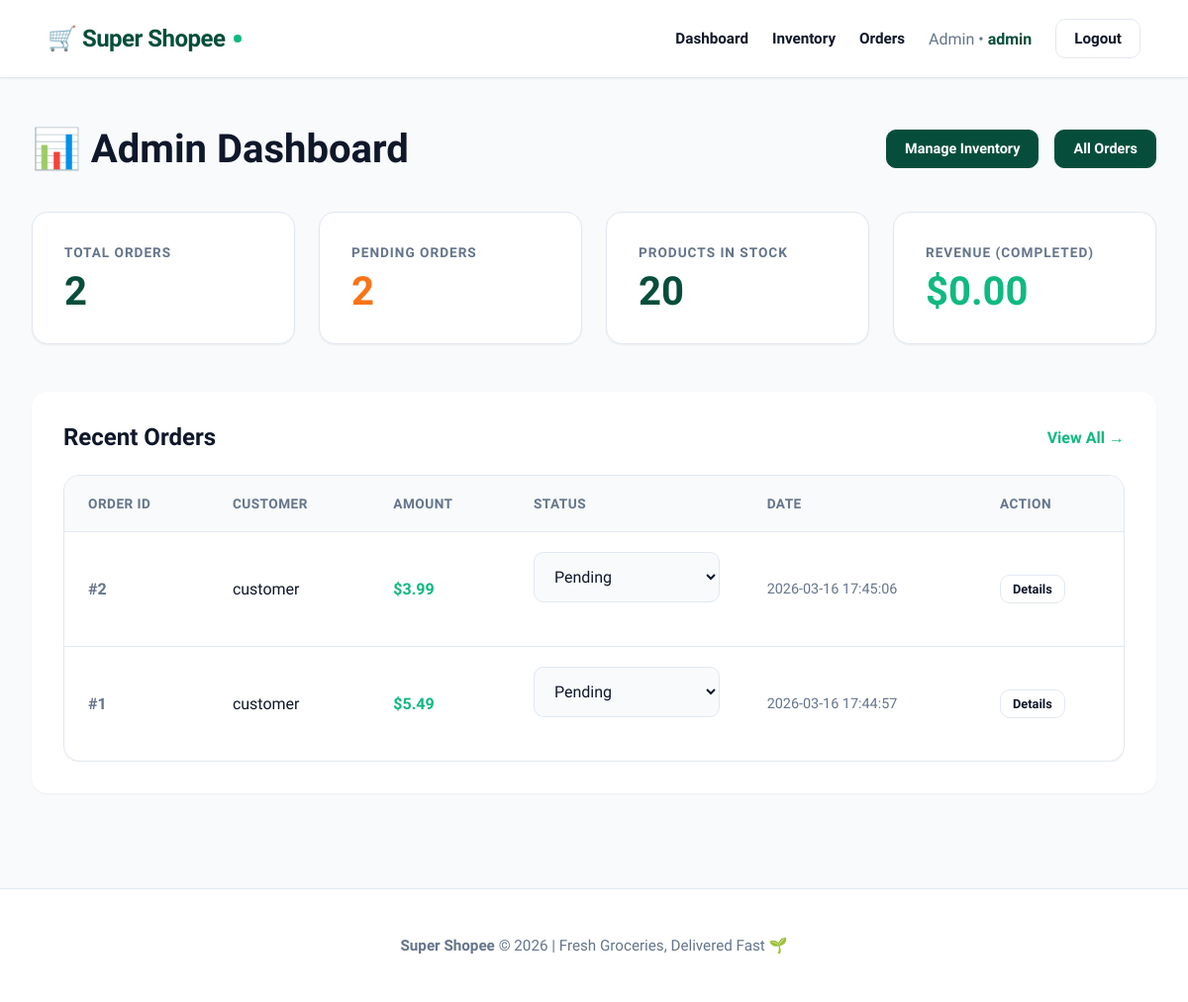
Page /admin (signed in) on the earlier database version.
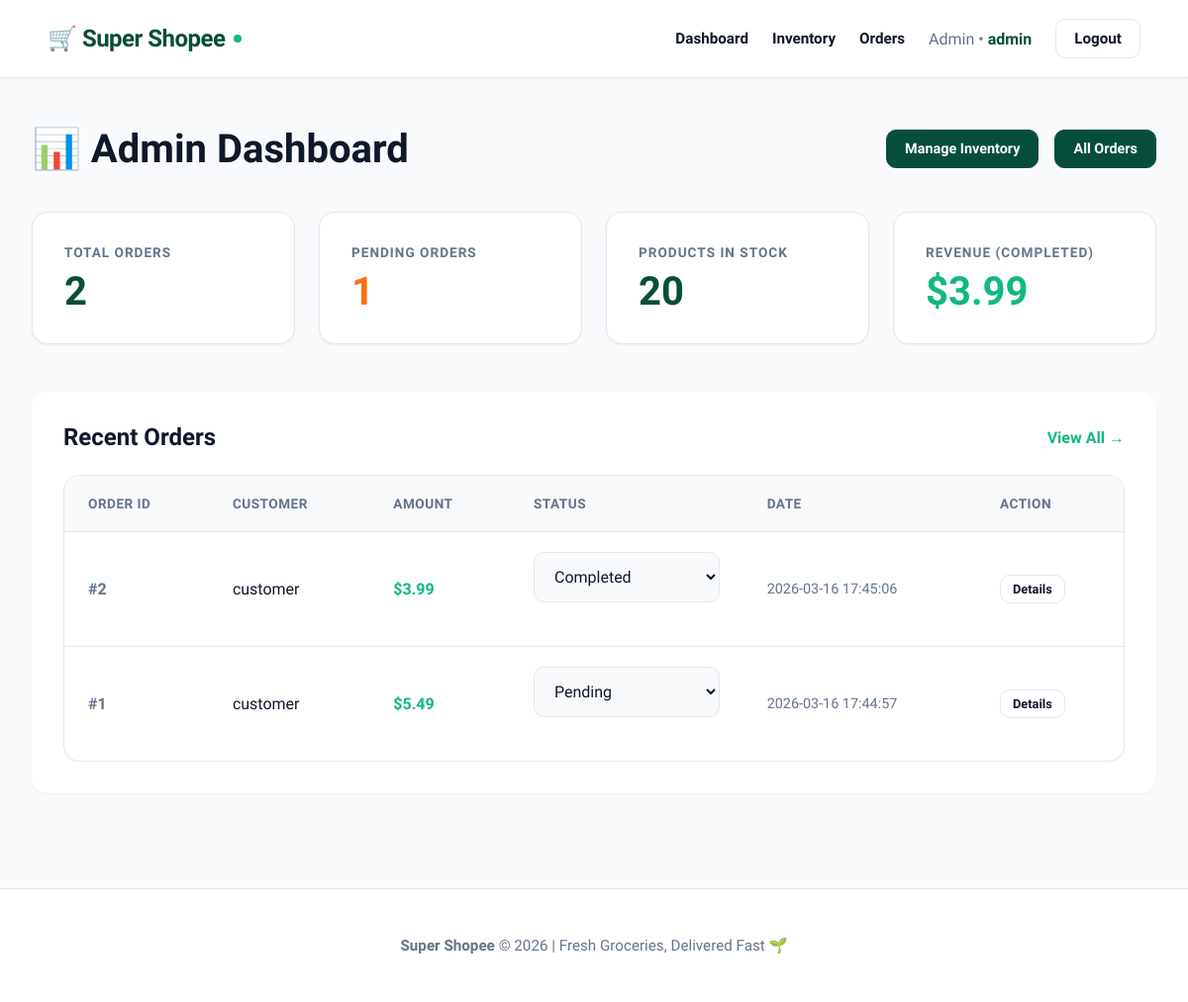
Same page on the later database version.
### tables this page shows
CREATE TABLE orders
                (
                    id
                    INTEGER
                    PRIMARY
                    KEY
                    AUTOINCREMENT,
                    customer_username
                    TEXT,
                    total_amount
                    REAL,
                    status
                    TEXT,
                    order_date
                    TEXT
                );

### app.py (the view)
@app.route("/admin")
def admin():
    if session.get("role") not in ['Admin', 'Cashier']:
        return redirect("/")
    conn = get_db()
    total_orders = conn.execute("SELECT COUNT(*) FROM orders").fetchone()[0]
    pending_orders = conn.execute("SELECT COUNT(*) FROM orders WHERE status = 'Pending'").fetchone()[0]
    total_products = conn.execute("SELECT COUNT(*) FROM products").fetchone()[0]
    total_revenue = conn.execute("SELECT SUM(total_amount) FROM orders WHERE status = 'Completed'").fetchone()[0] or 0
    orders = conn.execute("SELECT * FROM orders ORDER BY order_date DESC LIMIT 10").fetchall()
    conn.close()
    return render_template('admin.html',
                           total_orders=total_orders,
                           pending_orders=pending_orders,
                           total_products=total_products,
                           total_revenue=total_revenue,
                           orders=orders)

### app.py (called while the page is built)
def get_db():
    conn = sqlite3.connect(DB_PATH)
    conn.row_factory = sqlite3.Row
    return conn

### templates/admin.html (shortened to what this page needs)
{% extends "layout.html" %}
{% block content %}
<div class="container">
    <div style="display: flex; justify-content: space-between; align-items: center; margin-bottom: 2.5rem;">
        <h1 style="margin: 0; font-size: 2.5rem;">📊 Admin Dashboard</h1>
        <div style="display: flex; gap: 1rem;">
            <a href="/admin/inventory" class="btn-small" style="background: var(--primary); color: white; border-color: var(--primary);">Manage Inventory</a>
            <a href="/admin/orders" class="btn-small" style="background: var(--primary); color: white; border-color: var(--primary);">All Orders</a>
        </div>
    </div>
    <div class="stats-grid">
        <div class="stat-card">
            <h3>Total Orders</h3>
            <p>{{ total_orders }}</p>
        </div>
        <div class="stat-card">
            <h3>Pending Orders</h3>
            <p style="color: #f97316;">{{ pending_orders }}</p>
        </div>
        <div class="stat-card">
            <h3>Products in Stock</h3>
            <p>{{ total_products }}</p>
        </div>
        <div class="stat-card">
            <h3>Revenue (Completed)</h3>
            <p style="color: var(--accent);">${{ "%.2f"|format(total_revenue) }}</p>
        </div>
    </div>
    <div style="background: var(--surface); border-radius: var(--radius-lg); padding: 2rem; box-shadow: var(--shadow-sm); margin-bottom: 3rem;">
        <div style="display: flex; justify-content: space-between; align-items: center; margin-bottom: 1.5rem;">
            <h2 style="margin: 0;">Recent Orders</h2>
            <a href="/admin/orders" style="color: var(--accent); text-decoration: none; font-weight: 600;">View All →</a>
        </div>
        <div style="overflow-x: auto;">
            <table>
                <thead>
                    <tr>
                        <th>Order ID</th>
                        <th>Customer</th>
                        <th>Amount</th>
                        <th>Status</th>
                        <th>Date</th>
                        <th>Action</th>
                    </tr>
                </thead>
                <tbody>
                    {% for order in orders %}
                    <tr>
                        <td style="font-weight: 700; color: var(--text-muted);">#{{ order['id'] }}</td>
                        <td>{{ order['customer_username'] }}</td>
                        <td style="font-weight: 600; color: var(--accent);">${{ "%.2f"|format(order['total_amount']) }}</td>
                        <td>
                            <select class="status-select" data-order-id="{{ order['id'] }}" onchange="updateStatus(this, {{ order['id'] }})">
                                <option value="Pending" {% if order['status'] == 'Pending' %}selected{% endif %}>Pending</option>
                                <option value="Completed" {% if order['status'] == 'Completed' %}selected{% endif %}>Completed</option>
                            </select>
                        </td>
                        <td style="color: var(--text-muted); font-size: 0.9rem;">{{ order['order_date'] }}</td>
                        <td><a href="/admin/orders" class="btn-small" style="padding: 6px 12px; font-size: 0.8rem;">Details</a></td>
                    </tr>
                    {% endfor %}
                </tbody>
            </table>
        </div>
    </div>
</div>
{% endblock %}

### templates/layout.html (shortened to what this page needs)
<!DOCTYPE html>
<html>
<head>
    <link rel="stylesheet" href="{{ url_for('static', filename='style.css') }}">
</head>
<body>
    {% if 'user' in session %}
    <nav class="main-nav">
        <div class="logo">🛒 Super Shopee</div>
        <div class="nav-links">
            {% if session.get('role') == 'Customer' %}
                <a href="/customer">Shop</a>
                <a href="/cart">Cart</a>
                <span style="color: var(--text-muted); font-weight: 500;">Welcome, <strong style="color: var(--primary);">{{ session['user'] }}</strong></span>
            {% elif session.get('role') in ['Admin', 'Cashier'] %}
                <a href="/admin">Dashboard</a>
                <a href="/admin/inventory">Inventory</a>
                <a href="/admin/orders">Orders</a>
                <span style="color: var(--text-muted); font-weight: 500;">{{ session['role'] }} • <strong style="color: var(--primary);">{{ session['user'] }}</strong></span>
            {% endif %}
            <a href="/logout" class="btn-small">Logout</a>
        </div>
    </nav>
    {% endif %}
    {% block content %}{% endblock %}
    <footer style="text-align: center; padding: 3rem; color: var(--text-muted); font-size: 0.95rem; border-top: 1px solid var(--border); background: var(--surface); margin-top: auto;">
        <strong>Super Shopee</strong> &copy; 2026 | Fresh Groceries, Delivered Fast 🌱
    </footer>
</body>
</html>

### static/style.css (style rules this page uses)
:root { --bg-page: #f8fafc; --surface: #ffffff; --text-main: #0f172a; --text-muted: #64748b; --border: #e2e8f0; --primary: #064e3b; --primary-hover: #065f46; --accent: #10b981; --accent-hover: #059669; --success: #059669; --danger: #ef4444; --shadow-sm: 0 1px 2px 0 rgb(0 0 0 / 0.05); --shadow-md: 0 4px 6px -1px rgb(0 0 0 / 0.1), 0 2px 4px -2px rgb(0 0 0 / 0.1); --shadow-lg: 0 10px 15px -3px rgb(0 0 0 / 0.1), 0 4px 6px -4px rgb(0 0 0 / 0.1); --radius-md: 10px; --radius-lg: 16px; }
* { box-sizing: border-box; }
body { font-family: 'Plus Jakarta Sans', sans-serif; background-color: var(--bg-page); color: var(--text-main); margin: 0; min-height: 100vh; -webkit-font-smoothing: antialiased; display: flex; flex-direction: column; }
.container { max-width: 1280px; margin: 0 auto; padding: 3rem 2rem; flex: 1; width: 100%; }
.main-nav { background: rgba(255, 255, 255, 0.95); backdrop-filter: blur(10px); border-bottom: 1px solid var(--border); padding: 1.2rem 3rem; display: flex; justify-content: space-between; align-items: center; position: sticky; top: 0; z-index: 100; box-shadow: var(--shadow-sm); }
.logo { font-size: 1.5rem; font-weight: 800; color: var(--primary); letter-spacing: -0.5px; display: flex; align-items: center; gap: 8px; }
.logo::after { content: ''; display: inline-block; width: 8px; height: 8px; background: var(--accent); border-radius: 50%; }
.nav-links { display: flex; align-items: center; gap: 1.5rem; flex-wrap: wrap; }
.nav-links a { color: var(--text-main); text-decoration: none; font-weight: 600; font-size: 0.95rem; transition: color 0.2s; }
input, select, textarea { width: 100%; padding: 14px 16px; margin-bottom: 1.5rem; background: var(--bg-page); border: 1.5px solid var(--border); border-radius: var(--radius-md); font-family: inherit; color: var(--text-main); font-size: 1rem; outline: none; transition: all 0.2s; }
.btn-small { background: var(--surface); border: 1px solid var(--border); color: var(--text-main); padding: 10px 18px; font-size: 0.9rem; font-weight: 600; border-radius: var(--radius-md); cursor: pointer; text-decoration: none; display: inline-block; transition: all 0.2s; }
.stats-grid { display: grid; grid-template-columns: repeat(auto-fit, minmax(250px, 1fr)); gap: 1.5rem; margin-bottom: 3rem; }
.stat-card { background: var(--surface); padding: 2rem; border-radius: var(--radius-lg); border: 1px solid var(--border); box-shadow: var(--shadow-sm); transition: transform 0.2s; }
.stat-card h3 { color: var(--text-muted); font-size: 0.85rem; font-weight: 700; text-transform: uppercase; letter-spacing: 1px; margin: 0 0 12px 0; }
.stat-card p { font-size: 2.5rem; font-weight: 800; color: var(--primary); margin: 0; line-height: 1; }
table { width: 100%; border-collapse: separate; border-spacing: 0; background: var(--surface); border-radius: var(--radius-lg); overflow: hidden; border: 1px solid var(--border); box-shadow: var(--shadow-sm); }
th, td { padding: 1.25rem 1.5rem; text-align: left; border-bottom: 1px solid var(--border); color: var(--text-main); }
th { background: #f8fafc; color: var(--text-muted); font-weight: 700; font-size: 0.85rem; text-transform: uppercase; letter-spacing: 0.5px; }
tr:last-child td { border-bottom: none; }

Differences in the rows shown:
changed orders id 2: status+id "Pending" → "Completed"
Other differences:
{{ pending_orders }}: "2" → "1"
{{ "%.2f"|format(total_revenue) }}: "0.00" → "3.99"
